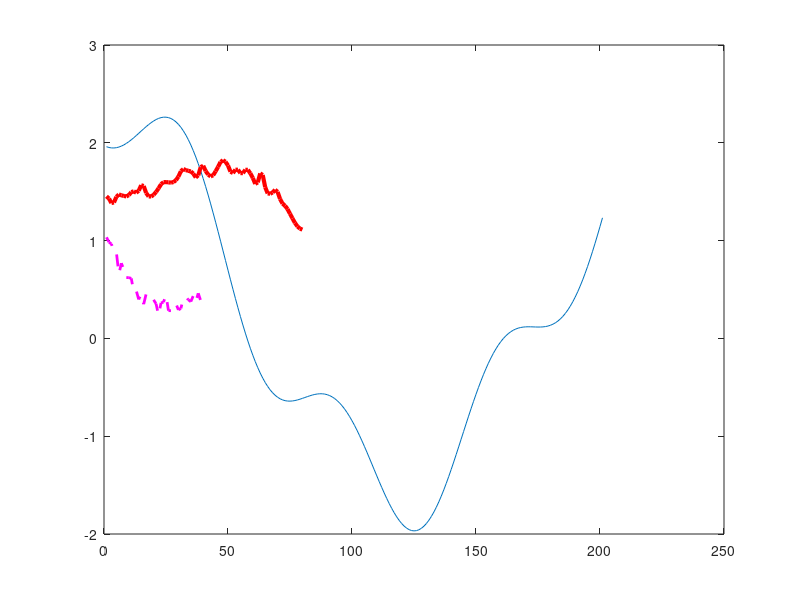

Write MATLAB code to recreate this figure. (Note: this script raises an error after producing the figure.)
%% Housekeeping
clc; close all; clear all;

%% Fake signals
t = 0:0.05:10;
s1 = sin(t).^2 + 2*cos(0.5*t + 0.2);
s2 = -cos(t) - sin(0.2*t) - t + 0.1*t.^2 - 3;

%% Partial DTW
p1 = s1(1:40);
p1 = p1 + 0.05*randn(size(p1)) - 0.5;
p1 = imresize(p1, [1 80]);
p2 = 5+ s2(1:40);
p2 = p2 + 0.05*randn(size(p2));

plot(s1);
hold on;
plot(p1,'r','LineWidth',3);
plot(p2,'m--','LineWidth',2);
hold off;
figure()

c2 = DTW_greedy(s1,p2);
c1 = DTW_greedy(s1,p1);
plot(c1(end,:),'r');
hold on;
plot(c2(end,:),'m');